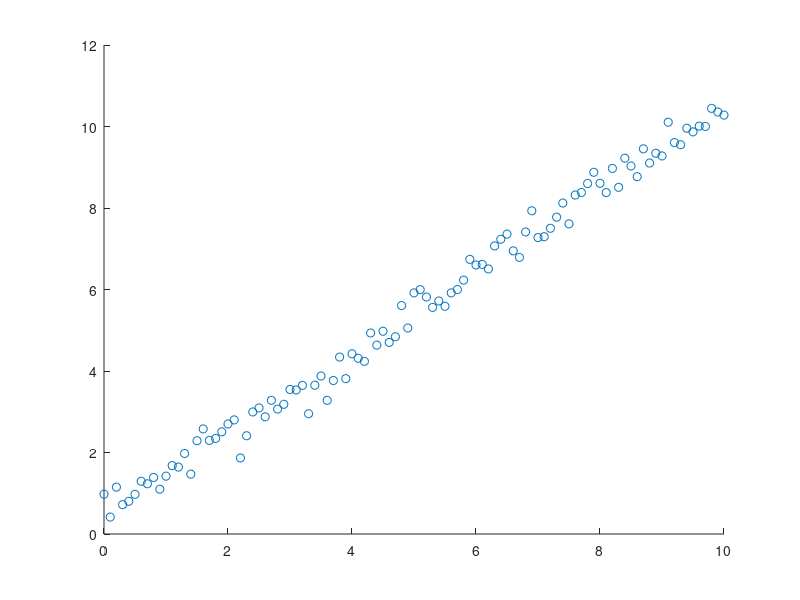

Source code (MATLAB): (Note: this script raises an error after producing the figure.)
clear
clc

% data
t = 0:0.1:10;
y = t + 0.4;

% noise
r = 0.3.*randn(1,length(t));

% data + noise
y = y+r;

figure(1)
scatter(t,y)

data = [t;y];

writematrix(data,'data_linear.xlsx','WriteMode','replacefile');


